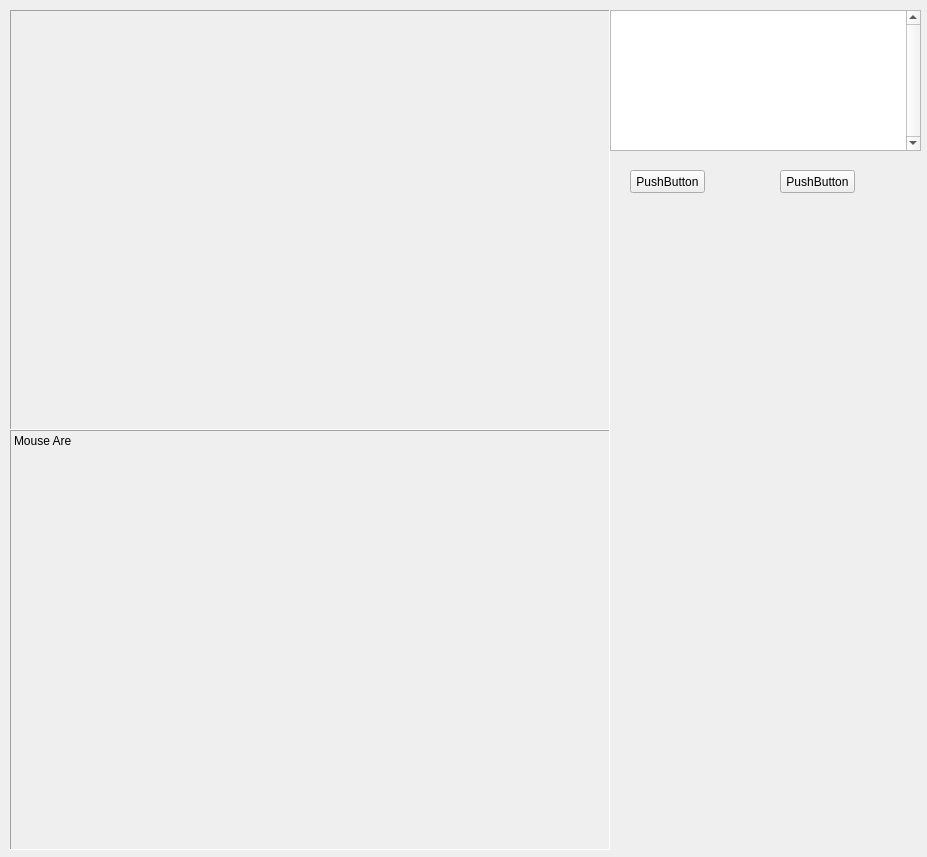
<?xml version="1.0" encoding="UTF-8"?>
<ui version="4.0">
 <class>Form</class>
 <widget class="QWidget" name="Form">
  <property name="geometry">
   <rect>
    <x>0</x>
    <y>0</y>
    <width>927</width>
    <height>857</height>
   </rect>
  </property>
  <property name="windowTitle">
   <string>Form</string>
  </property>
  <widget class="my_qlabel" name="la1">
   <property name="geometry">
    <rect>
     <x>10</x>
     <y>10</y>
     <width>600</width>
     <height>420</height>
    </rect>
   </property>
   <property name="cursor">
    <cursorShape>CrossCursor</cursorShape>
   </property>
   <property name="mouseTracking">
    <bool>true</bool>
   </property>
   <property name="focusPolicy">
    <enum>Qt::NoFocus</enum>
   </property>
   <property name="layoutDirection">
    <enum>Qt::LeftToRight</enum>
   </property>
   <property name="frameShape">
    <enum>QFrame::Panel</enum>
   </property>
   <property name="frameShadow">
    <enum>QFrame::Sunken</enum>
   </property>
   <property name="lineWidth">
    <number>1</number>
   </property>
   <property name="text">
    <string/>
   </property>
   <property name="pixmap">
    <pixmap>../Untitled-4.png</pixmap>
   </property>
   <property name="alignment">
    <set>Qt::AlignLeading|Qt::AlignLeft|Qt::AlignTop</set>
   </property>
  </widget>
  <widget class="QPushButton" name="pushButton">
   <property name="geometry">
    <rect>
     <x>780</x>
     <y>170</y>
     <width>75</width>
     <height>23</height>
    </rect>
   </property>
   <property name="text">
    <string>PushButton</string>
   </property>
  </widget>
  <widget class="QPlainTextEdit" name="txt">
   <property name="geometry">
    <rect>
     <x>610</x>
     <y>10</y>
     <width>311</width>
     <height>141</height>
    </rect>
   </property>
   <property name="verticalScrollBarPolicy">
    <enum>Qt::ScrollBarAlwaysOn</enum>
   </property>
  </widget>
  <widget class="my_qlabel" name="la2">
   <property name="geometry">
    <rect>
     <x>10</x>
     <y>430</y>
     <width>600</width>
     <height>420</height>
    </rect>
   </property>
   <property name="cursor">
    <cursorShape>CrossCursor</cursorShape>
   </property>
   <property name="mouseTracking">
    <bool>true</bool>
   </property>
   <property name="focusPolicy">
    <enum>Qt::NoFocus</enum>
   </property>
   <property name="layoutDirection">
    <enum>Qt::LeftToRight</enum>
   </property>
   <property name="frameShape">
    <enum>QFrame::Panel</enum>
   </property>
   <property name="frameShadow">
    <enum>QFrame::Sunken</enum>
   </property>
   <property name="lineWidth">
    <number>1</number>
   </property>
   <property name="text">
    <string>Mouse Are</string>
   </property>
   <property name="alignment">
    <set>Qt::AlignLeading|Qt::AlignLeft|Qt::AlignTop</set>
   </property>
  </widget>
  <widget class="QPushButton" name="pushButton_2">
   <property name="geometry">
    <rect>
     <x>630</x>
     <y>170</y>
     <width>75</width>
     <height>23</height>
    </rect>
   </property>
   <property name="text">
    <string>PushButton</string>
   </property>
  </widget>
 </widget>
 <customwidgets>
  <customwidget>
   <class>my_qlabel</class>
   <extends>QLabel</extends>
   <header location="global">my_qlabel.h</header>
   <slots>
    <signal>mouse_Press()</signal>
    <signal>mouse_Move()</signal>
    <signal>mouse_Release()</signal>
    <signal>mouse_leave()</signal>
    <signal>mouse_paint()</signal>
   </slots>
  </customwidget>
 </customwidgets>
 <resources/>
 <connections/>
</ui>
